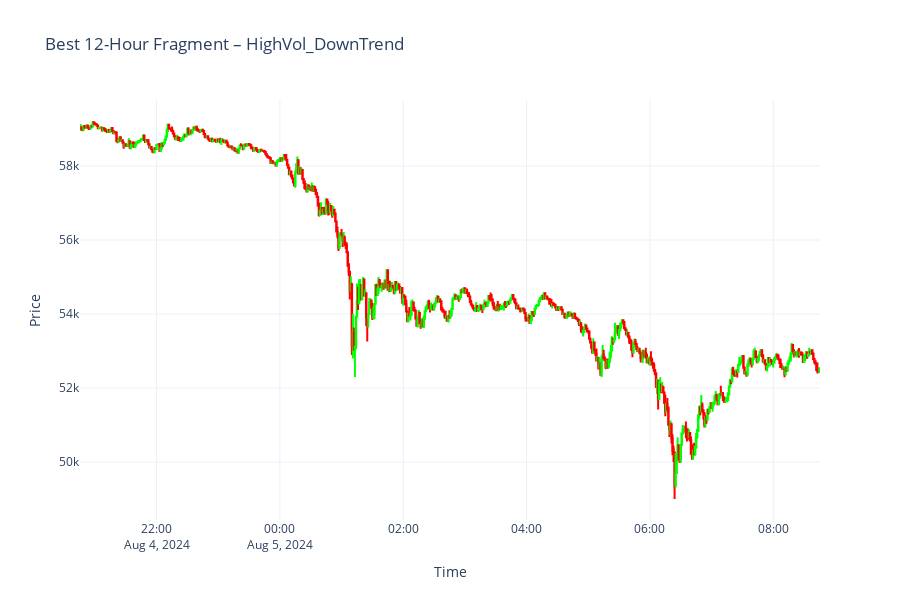
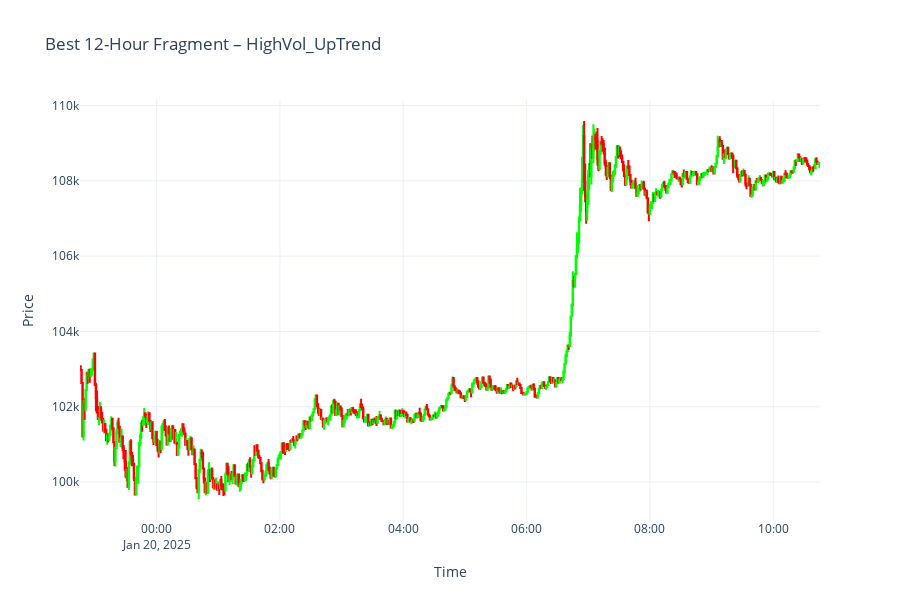
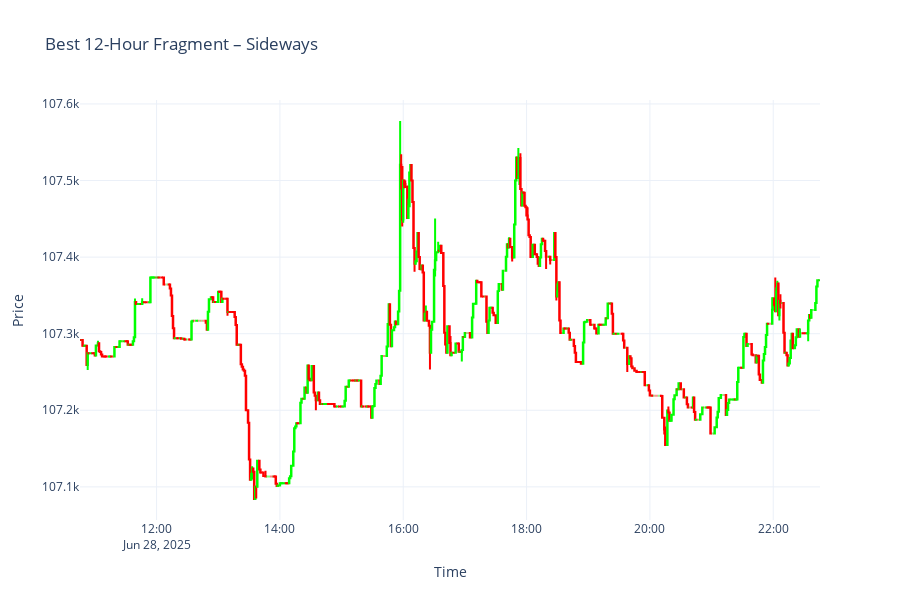
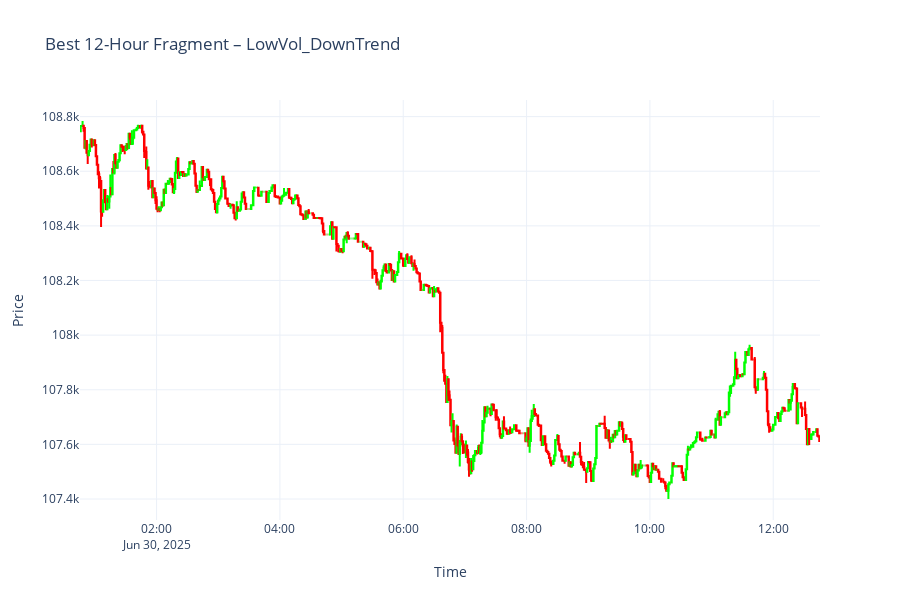

Notebook source saved alongside these figures, in order:
### Code cell
import pandas as pd
import plotly.graph_objects as go
import os

# === Load best regime fragments ===
csv_path = os.path.join("experiments", "backtest_fragments", "best_fragments_combined.csv")
df = pd.read_csv(csv_path, parse_dates=["timestamp"])
df.set_index("timestamp", inplace=True)

# === Sort by time, then group by regime ===
df = df.sort_index()
regimes = df["regime_name"].unique()

# === Limit to top 5 regimes (or less if fewer exist) ===
top_regimes = list(regimes[:5])

for regime in top_regimes:
    df_plot = df[df["regime_name"] == regime].copy()

    # === Optional: Clamp outlier highs/lows for better visual ===
    q1 = df_plot["close"].quantile(0.25)
    q3 = df_plot["close"].quantile(0.75)
    iqr = q3 - q1
    lower = q1 - 3 * iqr
    upper = q3 + 3 * iqr
    df_plot["high"] = df_plot["high"].clip(upper=upper)
    df_plot["low"] = df_plot["low"].clip(lower=lower)

    # === Plot ===
    fig = go.Figure()

    # Candlestick
    fig.add_trace(go.Candlestick(
        x=df_plot.index,
        open=df_plot["open"],
        high=df_plot["high"],
        low=df_plot["low"],
        close=df_plot["close"],
        name="Price",
        increasing_line_color='lime',
        decreasing_line_color='red'
    ))

    # Layout
    fig.update_layout(
        title=f"Best 12-Hour Fragment – {regime}",
        xaxis_title="Time",
        yaxis_title="Price",
        yaxis2=dict(overlaying='y', side='right', showgrid=False, title='Volume'),
        height=600,
        xaxis_rangeslider_visible=False,
        template="plotly_white"
    )

    fig.show()

### Figure 1 — Plotly figure (JSON) as saved in the notebook; plotly's stock layout.template omitted (floating-point values rounded to 4 significant figures; data arrays with more than 128 entries replaced by an {"elided": "..."} marker saying what was removed)
{"data": [{"close": {"elided": "720 float values"}, "decreasing": {"line": {"color": "red"}}, "high": {"elided": "720 float values"}, "increasing": {"line": {"color": "lime"}}, "low": {"elided": "720 float values"}, "name": "Price", "open": {"elided": "720 float values"}, "x": {"elided": "720 str values"}, "type": "candlestick"}], "layout": {"yaxis2": {"overlaying": "y", "side": "right", "showgrid": false, "title": {"text": "Volume"}}, "xaxis": {"rangeslider": {"visible": false}, "title": {"text": "Time"}}, "title": {"text": "Best 12-Hour Fragment – HighVol_DownTrend"}, "yaxis": {"title": {"text": "Price"}}, "height": 600}}

### Figure 2 — Plotly figure (JSON) as saved in the notebook; plotly's stock layout.template omitted (floating-point values rounded to 4 significant figures; data arrays with more than 128 entries replaced by an {"elided": "..."} marker saying what was removed)
{"data": [{"close": {"elided": "720 float values"}, "decreasing": {"line": {"color": "red"}}, "high": {"elided": "720 float values"}, "increasing": {"line": {"color": "lime"}}, "low": {"elided": "720 float values"}, "name": "Price", "open": {"elided": "720 float values"}, "x": {"elided": "720 str values"}, "type": "candlestick"}], "layout": {"yaxis2": {"overlaying": "y", "side": "right", "showgrid": false, "title": {"text": "Volume"}}, "xaxis": {"rangeslider": {"visible": false}, "title": {"text": "Time"}}, "title": {"text": "Best 12-Hour Fragment – HighVol_UpTrend"}, "yaxis": {"title": {"text": "Price"}}, "height": 600}}

### Figure 3 — Plotly figure (JSON) as saved in the notebook; plotly's stock layout.template omitted (floating-point values rounded to 4 significant figures; data arrays with more than 128 entries replaced by an {"elided": "..."} marker saying what was removed)
{"data": [{"close": {"elided": "720 float values"}, "decreasing": {"line": {"color": "red"}}, "high": {"elided": "720 float values"}, "increasing": {"line": {"color": "lime"}}, "low": {"elided": "720 float values"}, "name": "Price", "open": {"elided": "720 float values"}, "x": {"elided": "720 str values"}, "type": "candlestick"}], "layout": {"yaxis2": {"overlaying": "y", "side": "right", "showgrid": false, "title": {"text": "Volume"}}, "xaxis": {"rangeslider": {"visible": false}, "title": {"text": "Time"}}, "title": {"text": "Best 12-Hour Fragment – Sideways"}, "yaxis": {"title": {"text": "Price"}}, "height": 600}}

### Figure 4 — Plotly figure (JSON) as saved in the notebook; plotly's stock layout.template omitted (floating-point values rounded to 4 significant figures; data arrays with more than 128 entries replaced by an {"elided": "..."} marker saying what was removed)
{"data": [{"close": {"elided": "720 float values"}, "decreasing": {"line": {"color": "red"}}, "high": {"elided": "720 float values"}, "increasing": {"line": {"color": "lime"}}, "low": {"elided": "720 float values"}, "name": "Price", "open": {"elided": "720 float values"}, "x": {"elided": "720 str values"}, "type": "candlestick"}], "layout": {"yaxis2": {"overlaying": "y", "side": "right", "showgrid": false, "title": {"text": "Volume"}}, "xaxis": {"rangeslider": {"visible": false}, "title": {"text": "Time"}}, "title": {"text": "Best 12-Hour Fragment – LowVol_DownTrend"}, "yaxis": {"title": {"text": "Price"}}, "height": 600}}
